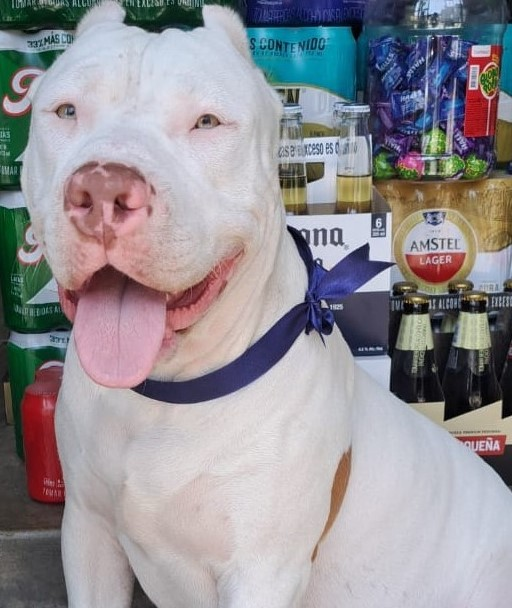
#> input picture Casos/4/imagen.jpg, 512 x 608 px
$ python 'Rotación.py'
#> lines starting #> are read from the running program, lines starting #| are printed output that depends on the picture
# importar libreria cv
import cv2

# cargar la imagen
imagen = cv2.imread('imagen.jpg')
#> imagen is the input picture: shape (608, 512, 3); mean B, G, R 150.3, 145, 148.3

# ROTACIÓN
imagen2 = cv2.rotate(imagen, cv2.ROTATE_90_CLOCKWISE)
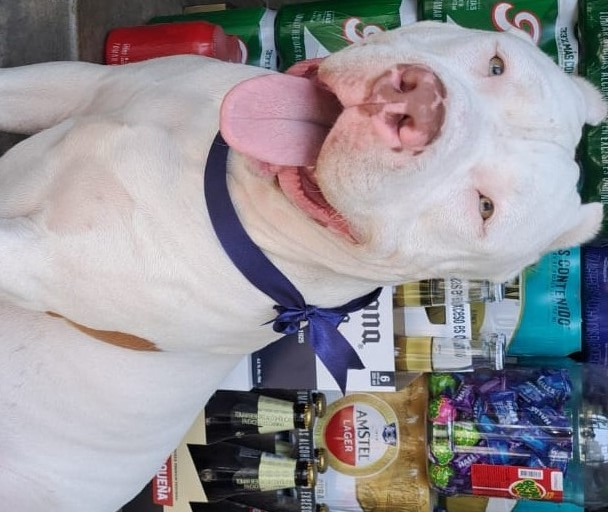
#> imagen2: shape (512, 608, 3); mean B, G, R 150.3, 145, 148.3


# mostrar la imagen
cv2.imshow('imagen1', imagen)
cv2.imshow('imagen2', imagen2)
cv2.waitKey(0)
